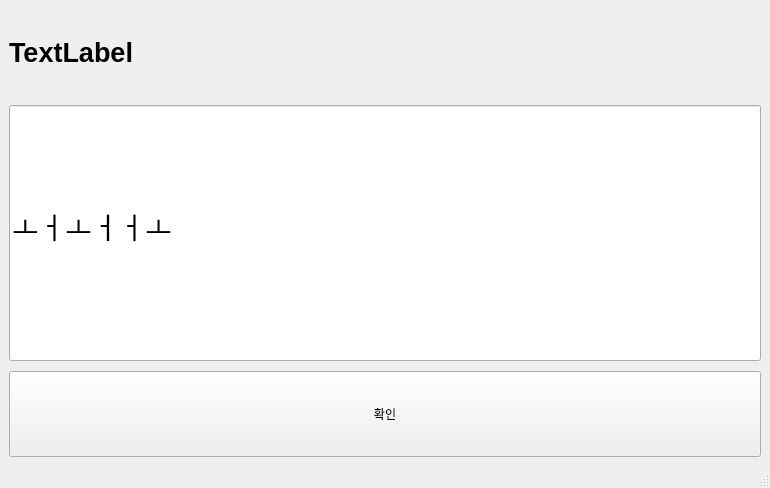
<?xml version="1.0" encoding="UTF-8"?>
<ui version="4.0">
 <class>MainWindow</class>
 <widget class="QMainWindow" name="MainWindow">
  <property name="geometry">
   <rect>
    <x>0</x>
    <y>0</y>
    <width>770</width>
    <height>488</height>
   </rect>
  </property>
  <property name="windowTitle">
   <string>Sexyproject1</string>
  </property>
  <widget class="QWidget" name="centralwidget">
   <layout class="QGridLayout" name="gridLayout">
    <item row="0" column="0">
     <layout class="QVBoxLayout" name="verticalLayout" stretch="1,3,1">
      <property name="spacing">
       <number>10</number>
      </property>
      <item>
       <widget class="QLabel" name="label_output">
        <property name="sizePolicy">
         <sizepolicy hsizetype="Minimum" vsizetype="Minimum">
          <horstretch>0</horstretch>
          <verstretch>0</verstretch>
         </sizepolicy>
        </property>
        <property name="font">
         <font>
          <pointsize>20</pointsize>
          <weight>75</weight>
          <bold>true</bold>
         </font>
        </property>
        <property name="text">
         <string>TextLabel</string>
        </property>
       </widget>
      </item>
      <item>
       <widget class="QLineEdit" name="edit_input">
        <property name="sizePolicy">
         <sizepolicy hsizetype="Expanding" vsizetype="Minimum">
          <horstretch>0</horstretch>
          <verstretch>0</verstretch>
         </sizepolicy>
        </property>
        <property name="font">
         <font>
          <pointsize>22</pointsize>
         </font>
        </property>
        <property name="text">
         <string>ㅗㅓㅗㅓㅓㅗ</string>
        </property>
       </widget>
      </item>
      <item>
       <widget class="QPushButton" name="button_process">
        <property name="sizePolicy">
         <sizepolicy hsizetype="Minimum" vsizetype="Minimum">
          <horstretch>0</horstretch>
          <verstretch>0</verstretch>
         </sizepolicy>
        </property>
        <property name="text">
         <string>확인</string>
        </property>
       </widget>
      </item>
     </layout>
    </item>
   </layout>
  </widget>
  <widget class="QMenuBar" name="menubar">
   <property name="geometry">
    <rect>
     <x>0</x>
     <y>0</y>
     <width>770</width>
     <height>24</height>
    </rect>
   </property>
  </widget>
  <widget class="QStatusBar" name="statusbar"/>
 </widget>
 <resources/>
 <connections>
  <connection>
   <sender>edit_input</sender>
   <signal>returnPressed()</signal>
   <receiver>button_process</receiver>
   <slot>click()</slot>
   <hints>
    <hint type="sourcelabel">
     <x>233</x>
     <y>266</y>
    </hint>
    <hint type="destinationlabel">
     <x>235</x>
     <y>382</y>
    </hint>
   </hints>
  </connection>
 </connections>
</ui>
